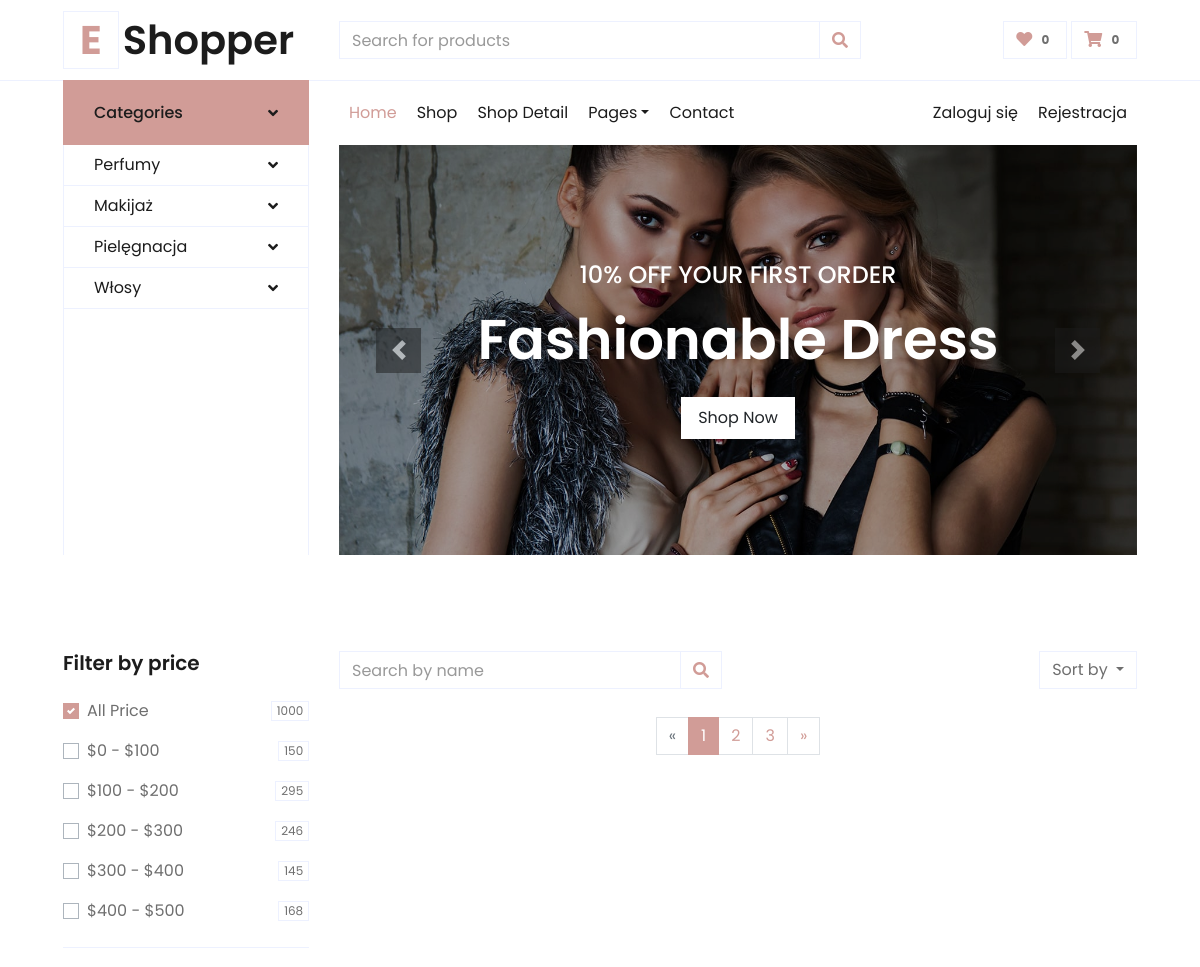
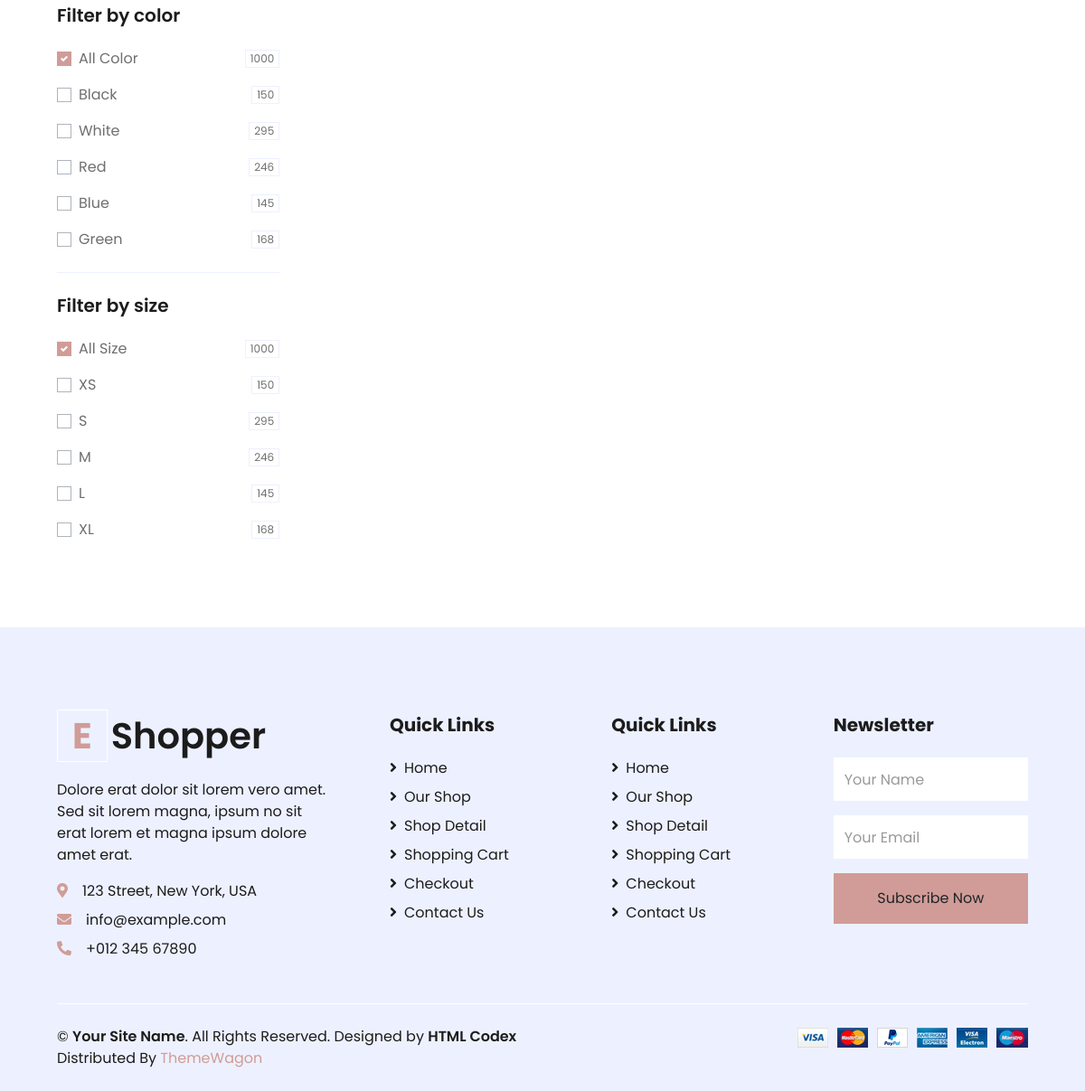
The page /category/417e5e57-2aee-42f2-af1b-b235754d2751 on the database its author committed (2 pictures, top to bottom).
### products/models.py (models this page shows)
class TopCategory(models.Model):
    id = models.UUIDField(default=uuid.uuid4, primary_key=True, editable=False)
    created = models.DateTimeField(auto_now_add=True)
    name = models.CharField(max_length=50, null=True, blank=True)
    category_image = models.ImageField(null=True, blank=True, default='categories/default.jpg', upload_to="categories")
    def __str__(self):
        return self.name

### products/views.py (the view)
# urls.py: path('category/<str:category_id>', views.productsCollectionPage, name="category"),
def productsCollectionPage(request, category_id):
    top_categories = TopCategory.objects.all()
    products = Product.objects.filter(bot_category=category_id).all()
    print(products)
    context = {
        'products': products,
        "top_categories": top_categories
        }
    return render(request, 'products/products-collection.html', context)

### products/models.py (called while the page is built)
    def __str__(self):
        return self.name

    def __str__(self):
        return self.name

### products/templates/products/products-collection.html (shortened to what this page needs)
{% extends 'main.html' %}
{% load static %}
{% block content %}
    <div class="container-fluid pt-5">
        <div class="row px-xl-5">
            <div class="col-lg-3 col-md-12">
                <div class="border-bottom mb-4 pb-4">
                    <h5 class="font-weight-semi-bold mb-4">Filter by price</h5>
                    <form>
                        <div class="custom-control custom-checkbox d-flex align-items-center justify-content-between mb-3">
                            <label class="custom-control-label" for="price-all">All Price</label>
                            <span class="badge border font-weight-normal">1000</span>
                        </div>
                        <div class="custom-control custom-checkbox d-flex align-items-center justify-content-between mb-3">
                            <label class="custom-control-label" for="price-1">$0 - $100</label>
                            <span class="badge border font-weight-normal">150</span>
                        </div>
                        <div class="custom-control custom-checkbox d-flex align-items-center justify-content-between mb-3">
                            <label class="custom-control-label" for="price-2">$100 - $200</label>
                            <span class="badge border font-weight-normal">295</span>
                        </div>
                        <div class="custom-control custom-checkbox d-flex align-items-center justify-content-between mb-3">
                            <label class="custom-control-label" for="price-3">$200 - $300</label>
                            <span class="badge border font-weight-normal">246</span>
                        </div>
                        <div class="custom-control custom-checkbox d-flex align-items-center justify-content-between mb-3">
                            <label class="custom-control-label" for="price-4">$300 - $400</label>
                            <span class="badge border font-weight-normal">145</span>
                        </div>
                        <div class="custom-control custom-checkbox d-flex align-items-center justify-content-between">
                            <label class="custom-control-label" for="price-5">$400 - $500</label>
                            <span class="badge border font-weight-normal">168</span>
                        </div>
                    </form>
                </div>
                <div class="border-bottom mb-4 pb-4">
                    <h5 class="font-weight-semi-bold mb-4">Filter by color</h5>
                    <form>
                        <div class="custom-control custom-checkbox d-flex align-items-center justify-content-between mb-3">
                            <label class="custom-control-label" for="price-all">All Color</label>
                            <span class="badge border font-weight-normal">1000</span>
                        </div>
                        <div class="custom-control custom-checkbox d-flex align-items-center justify-content-between mb-3">
                            <label class="custom-control-label" for="color-1">Black</label>
                            <span class="badge border font-weight-normal">150</span>
                        </div>
                        <div class="custom-control custom-checkbox d-flex align-items-center justify-content-between mb-3">
                            <label class="custom-control-label" for="color-2">White</label>
                            <span class="badge border font-weight-normal">295</span>
                        </div>
                        <div class="custom-control custom-checkbox d-flex align-items-center justify-content-between mb-3">
                            <label class="custom-control-label" for="color-3">Red</label>
                            <span class="badge border font-weight-normal">246</span>
                        </div>
                        <div class="custom-control custom-checkbox d-flex align-items-center justify-content-between mb-3">
                            <label class="custom-control-label" for="color-4">Blue</label>
                            <span class="badge border font-weight-normal">145</span>
                        </div>
                        <div class="custom-control custom-checkbox d-flex align-items-center justify-content-between">
                            <label class="custom-control-label" for="color-5">Green</label>
                            <span class="badge border font-weight-normal">168</span>
                        </div>
                    </form>
                </div>
                <div class="mb-5">
                    <h5 class="font-weight-semi-bold mb-4">Filter by size</h5>
                    <form>
                        <div class="custom-control custom-checkbox d-flex align-items-center justify-content-between mb-3">
                            <label class="custom-control-label" for="size-all">All Size</label>
                            <span class="badge border font-weight-normal">1000</span>
                        </div>
                        <div class="custom-control custom-checkbox d-flex align-items-center justify-content-between mb-3">
                            <label class="custom-control-label" for="size-1">XS</label>
                            <span class="badge border font-weight-normal">150</span>
                        </div>
                        <div class="custom-control custom-checkbox d-flex align-items-center justify-content-between mb-3">
                            <label class="custom-control-label" for="size-2">S</label>
                            <span class="badge border font-weight-normal">295</span>
                        </div>
                        <div class="custom-control custom-checkbox d-flex align-items-center justify-content-between mb-3">
                            <label class="custom-control-label" for="size-3">M</label>
                            <span class="badge border font-weight-normal">246</span>
                        </div>
                        <div class="custom-control custom-checkbox d-flex align-items-center justify-content-between mb-3">
                            <label class="custom-control-label" for="size-4">L</label>
                            <span class="badge border font-weight-normal">145</span>
                        </div>
                        <div class="custom-control custom-checkbox d-flex align-items-center justify-content-between">
                            <label class="custom-control-label" for="size-5">XL</label>
                            <span class="badge border font-weight-normal">168</span>
                        </div>
                    </form>
                </div>
            </div>
            <div class="col-lg-9 col-md-12">
                <div class="row pb-3">
                    <div class="col-12 pb-1">
                        <div class="d-flex align-items-center justify-content-between mb-4">
                            <form action="">
                                <div class="input-group">
                                    <input type="text" class="form-control" placeholder="Search by name">
                                    <div class="input-group-append">
                                        <span class="input-group-text bg-transparent text-primary">
                                            <i class="fa fa-search"></i>
                                        </span>
                                    </div>
                                </div>
                            </form>
                            <div class="dropdown ml-4">
                                <button class="btn border dropdown-toggle" type="button" id="triggerId" data-toggle="dropdown" aria-haspopup="true"
                                        aria-expanded="false">
                                            Sort by
                                        </button>
                            </div>
                        </div>
                    </div>
                    <div class="col-12 pb-1">
                        <nav aria-label="Page navigation">
                          <ul class="pagination justify-content-center mb-3">
                            <li class="page-item disabled">
                              <a class="page-link" href="#" aria-label="Previous">
                                <span aria-hidden="true">&laquo;</span>
                              </a>
                            </li>
                            <li class="page-item active"><a class="page-link" href="#">1</a></li>
                            <li class="page-item"><a class="page-link" href="#">2</a></li>
                            <li class="page-item"><a class="page-link" href="#">3</a></li>
                            <li class="page-item">
                              <a class="page-link" href="#" aria-label="Next">
                                <span aria-hidden="true">&raquo;</span>
                              </a>
                            </li>
                          </ul>
                        </nav>
                    </div>
                </div>
            </div>
        </div>
    </div>
    {% endblock %}

### templates/navbar.html (shortened to what this page needs)
{% load static %}
<div class="container-fluid">
    <div class="row align-items-center py-3 px-xl-5">
        <div class="col-lg-3 d-none d-lg-block">
            <a href="{% url 'products' %}" class="text-decoration-none">
                <h1 class="m-0 display-5 font-weight-semi-bold"><span class="text-primary font-weight-bold border px-3 mr-1">E</span>Shopper</h1>
            </a>
        </div>
        <div class="col-lg-6 col-6 text-left">
            <form action="">
                <div class="input-group">
                    <input type="text" class="form-control" placeholder="Search for products">
                    <div class="input-group-append">
                        <span class="input-group-text bg-transparent text-primary">
                            <i class="fa fa-search"></i>
                        </span>
                    </div>
                </div>
            </form>
        </div>
        <div class="col-lg-3 col-6 text-right">
            <a href="" class="btn border">
                <i class="fas fa-heart text-primary"></i>
                <span class="badge">0</span>
            </a>
            <a href="{% url 'shopping-cart' %}" class="btn border">
                <i class="fas fa-shopping-cart text-primary"></i>
                <span class="badge">{{request.user.userprofile.shoppingcart.shoppingcartitem_set.all | length}}</span>
            </a>
        </div>
    </div>
</div>
<div class="container-fluid mb-5">
    <div class="row border-top px-xl-5">
        <div class="col-lg-3 d-none d-lg-block">
            <a class="btn shadow-none d-flex align-items-center justify-content-between bg-primary text-white w-100" data-toggle="collapse" href="#navbar-vertical" style="height: 65px; margin-top: -1px; padding: 0 30px;">
                <h6 class="m-0">Categories</h6>
                <i class="fa fa-angle-down text-dark"></i>
            </a>
            <nav class="collapse show navbar navbar-vertical navbar-light align-items-start p-0 border border-top-0 border-bottom-0" id="navbar-vertical">
                <div class="navbar-nav w-100" style="height: 410px">
                    {% for top_category in top_categories %}
                    <div class="nav-item dropdown">
                        <a href="#" class="nav-link" data-toggle="dropdown">{{top_category}} <i class="fa fa-angle-down float-right mt-1"></i></a>
                    </div>
                    {% endfor %}
                </div>
            </nav>
        </div>
        <div class="col-lg-9">
            <nav class="navbar navbar-expand-lg bg-light navbar-light py-3 py-lg-0 px-0">
                <div class="collapse navbar-collapse justify-content-between" id="navbarCollapse">
                    <div class="navbar-nav mr-auto py-0">
                        <a href="index.html" class="nav-item nav-link active">Home</a>
                        <a href="shop.html" class="nav-item nav-link">Shop</a>
                        <a href="detail.html" class="nav-item nav-link">Shop Detail</a>
                        <div class="nav-item dropdown">
                            <a href="#" class="nav-link dropdown-toggle" data-toggle="dropdown">Pages</a>
                        </div>
                        <a href="contact.html" class="nav-item nav-link">Contact</a>
                    </div>
                    <div class="navbar-nav ml-auto py-0">
                        {% if request.user.is_authenticated %}
                        <a href="#" class="nav-item nav-link"><strong>Witaj {{request.user.first_name | title}}</strong></a>
                        <a href="{% url 'logout' %}" class="nav-item nav-link"><small>Wyloguj się</small></a>
                        {% else %}
                        <a href="{% url 'login' %}" class="nav-item nav-link">Zaloguj się</a>
                        <a href="{% url 'register' %}" class="nav-item nav-link">Rejestracja</a>
                        {% endif %}
                    </div>
                </div>
            </nav>
            <div id="header-carousel" class="carousel slide" data-ride="carousel">
                <div class="carousel-inner">
                    <div class="carousel-item active" style="height: 410px;">
                        <img class="img-fluid" src="{% static 'uikit/img/carousel-1.jpg' %}" alt="Image">
                        <div class="carousel-caption d-flex flex-column align-items-center justify-content-center">
                            <div class="p-3" style="max-width: 700px;">
                                <h4 class="text-light text-uppercase font-weight-medium mb-3">10% Off Your First Order</h4>
                                <h3 class="display-4 text-white font-weight-semi-bold mb-4">Fashionable Dress</h3>
                                <a href="" class="btn btn-light py-2 px-3">Shop Now</a>
                            </div>
                        </div>
                    </div>
                </div>
                <a class="carousel-control-prev" href="#header-carousel" data-slide="prev">
                    <div class="btn btn-dark" style="width: 45px; height: 45px;">
                        <span class="carousel-control-prev-icon mb-n2"></span>
                    </div>
                </a>
                <a class="carousel-control-next" href="#header-carousel" data-slide="next">
                    <div class="btn btn-dark" style="width: 45px; height: 45px;">
                        <span class="carousel-control-next-icon mb-n2"></span>
                    </div>
                </a>
            </div>
        </div>
    </div>
</div>

### rows shown on the page
TopCategory: name "Perfumy"
TopCategory: name "Makijaż"
TopCategory: name "Pielęgnacja"
TopCategory: name "Włosy"
